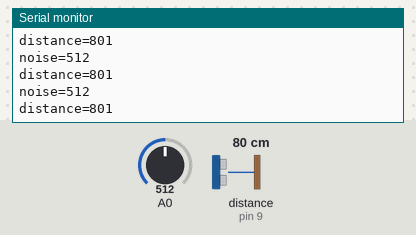
Recording of a sketch running on a simulated Arduino Uno, built with avr-gcc and run on an emulated ATmega328P. Shown: the last lines printed to the serial monitor. Wiring (inferred from the names in the program): ultrasonic range finder: trigger pin 8; echo pin 9. The test bench sets the inputs (shaded band); at power-on: distance to the obstacle (sensor on pin 9) 80 cm, A0 = 512. The echo pulse lasts 58.3 µs per cm.

Above: at 1.2 s.
1.3 s: distance to the obstacle (sensor on pin 9) set to 2 cm
At 1.72 s:
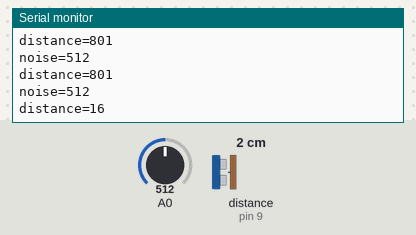
2.8 s: A0 set to 716
At 2.98 s:
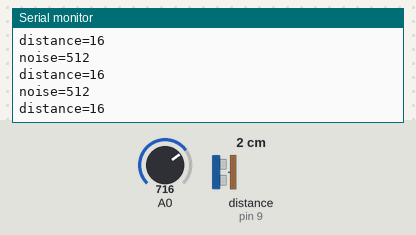
4.3 s: distance to the obstacle (sensor on pin 9) set to 4 cm
At 4.49 s:
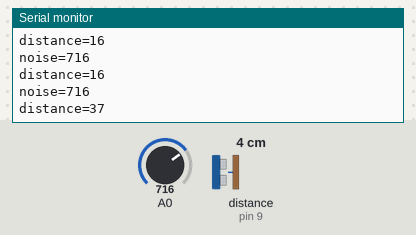
5.8 s: A0 set to 900
At 6.0 s:
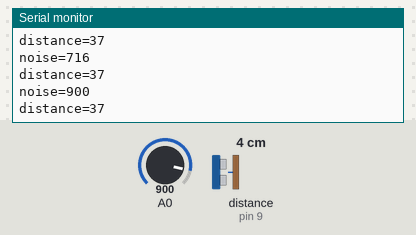
Timing chart, 0 to 8.3 s (numbered marks = the images above; inputs shaded):
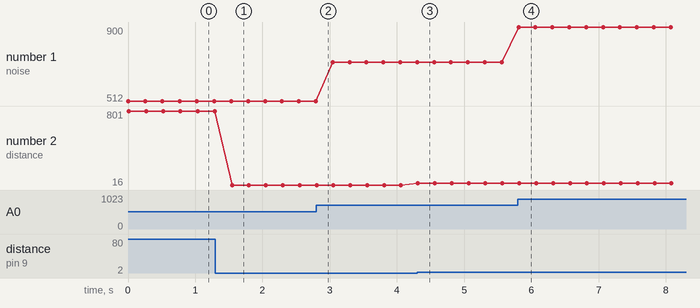

Measured:
- after the input at 1.3 s, the serial monitor: prints a new line after 0.25 s (image 1)
- after the input at 4.3 s, the serial monitor: prints a new line at once (image 3)
- after the input at 5.8 s, the serial monitor: prints a new line at once (image 4)
- plotted number 1: 512 → 716 after the input at 2.8 s, 716 → 900 after the input at 5.8 s
- plotted number 2: 801 → 16 after the input at 1.3 s, 16 → 37 after the input at 4.3 s

The sketch:

2_Sensor.ino
```cpp
const int TriggerPin = 8; //Trig pin
const int EchoPin = 9; //Echo pin

void setup ()
{
  // initialize a distance sensor
  pinMode(TriggerPin, OUTPUT); // Trigger is an output pin
  pinMode(EchoPin, INPUT); // Echo is an input pin

  Serial.begin (9600);
}

void loop ()
{
  int noise = analogRead(A0);
  String output = String("noise=" + String(noise));
  Serial.println(output);

  digitalWrite(TriggerPin, LOW);
  delayMicroseconds(2);
  digitalWrite(TriggerPin, HIGH); // Trigger pin to HIGH
  delayMicroseconds(10); // 10us high
  digitalWrite(TriggerPin, LOW); // Trigger pin to HIGH

  long duration = 0;
  duration = pulseIn(EchoPin, HIGH); // Waits for the echo pin to get high
  // returns the Duration in microseconds

  long distance = Distance(duration); // Use function to calculate the distance
  String output2 = String("distance=" + String(distance));
  Serial.println(output2);

  delay(250);
}

long Distance(long time)
{
  // Calculates the Distance in mm
  // ((time)*(Speed of sound))/ toward and backward of object) * 10

  long distanceCalc; // Calculation variable
  distanceCalc = ((time / 2.9) / 2); // Actual calculation in mm
  //distanceCalc = time / 74 / 2; // Actual calculation in inches
  return distanceCalc; // return calculated value
}
```
